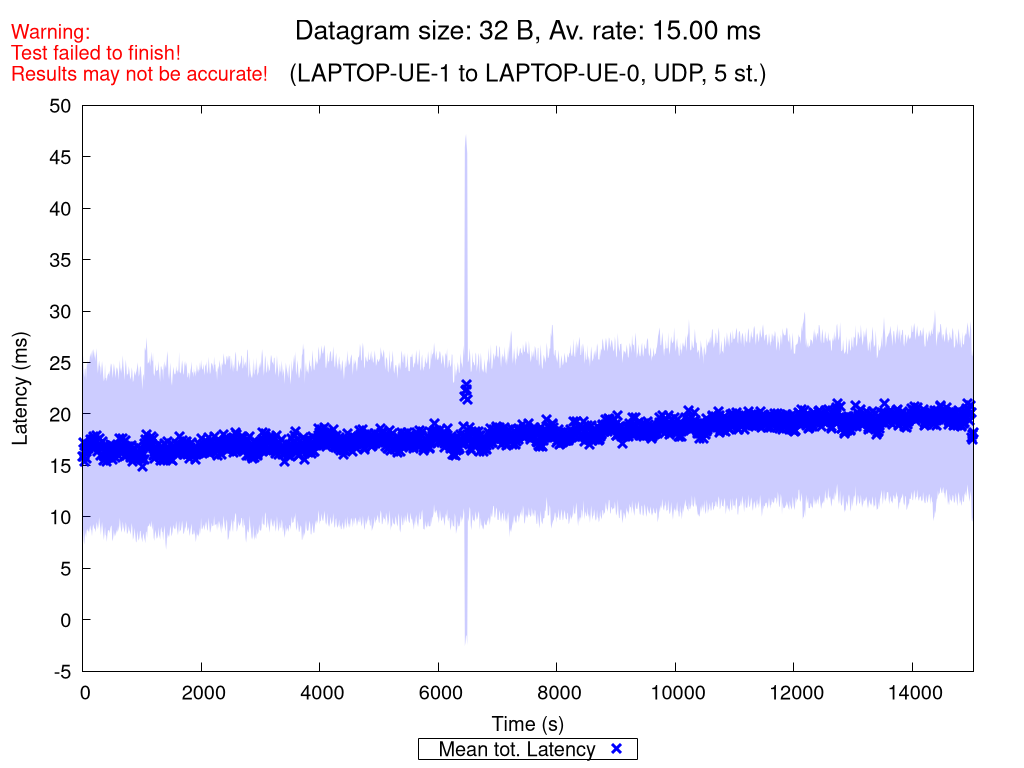

Here is the gnuplot script that generated this plot:
set terminal pngcairo nocrop enhanced size 1024,768 font "Verdana,15"
set output "UDP_5_st_2020_10_07_18-23-36_one2two_00032B.png"

set title "{/=20 Datagram size: 32 B, Av. rate: 15.00 ms}\n\n{/=18 (LAPTOP-UE-1 to LAPTOP-UE-0, UDP, 5 st.)}"
set label "Warning:\nTest failed to finish!\nResults may not be accurate!" at screen 0.01, screen 0.96 tc rgb "red"

set xlabel "Time (s)"
set ylabel "Latency (ms)"
set ytics nomirror
set key bmargin center horizontal box samplen 1 width -1
set bmargin 4.6
set rmargin 4.5

rf = 1.0  # rate factor
set style fill transparent solid 0.2 noborder
set autoscale xfix
plot "UDP_5_st_2020_10_07_18-23-36_one2two_00032B_iperf_processed.dat" using 1:($2/rf-$3/rf):($2/rf+$3/rf) with filledcurves lc rgb "blue" notitle, \
     "" using 1:($2/rf) with points pt 2 ps 1.5 lw 3 lc rgb "blue" title "Mean tot. Latency", \
